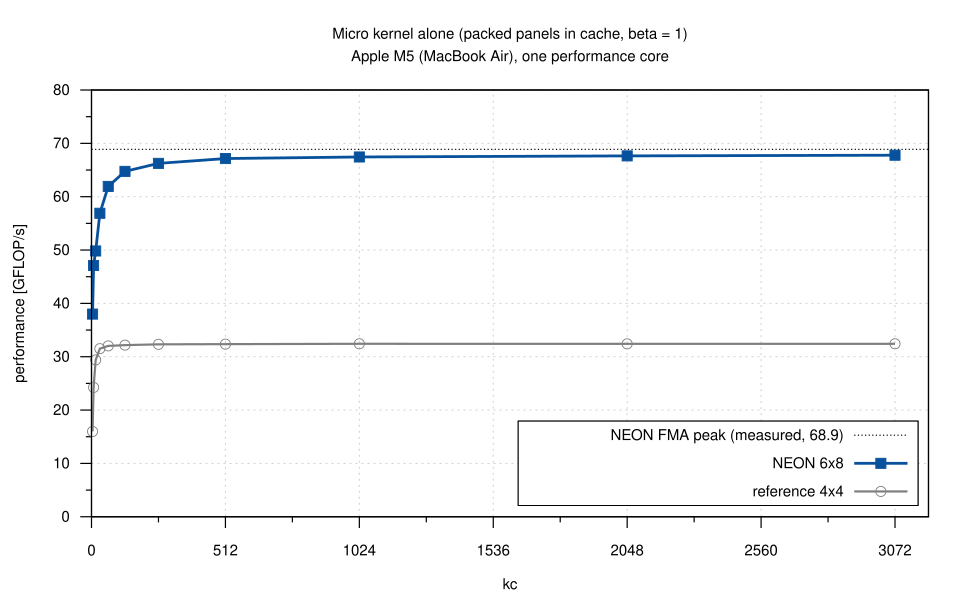

The script that saved this image:
load "_style.gp"
set output "ukernel.svg"
set title "Micro kernel alone (packed panels in cache, beta = 1)\nApple M5 (MacBook Air), one performance core"
set xlabel "kc"
set ylabel "performance [GFLOP/s]"
set xrange [0:3200]
set xtics 0, 512, 3072
set mxtics 2
set yrange [0:80]
set key inside right bottom
stats S."peak.csv" using (strcol("run") eq "B" ? column("gflops") : NaN) name "P" nooutput
plot P_median with lines ls 9 title sprintf("NEON FMA peak (measured, %.1f)", P_median), \
     S."ukernel.csv" using (strcol("variant") eq "neon" ? column("kc") : NaN):"gflops_median" with linespoints ls 4 title "NEON 6x8", \
     ""              using (strcol("variant") eq "ref"  ? column("kc") : NaN):"gflops_median" with linespoints ls 1 title "reference 4x4"
